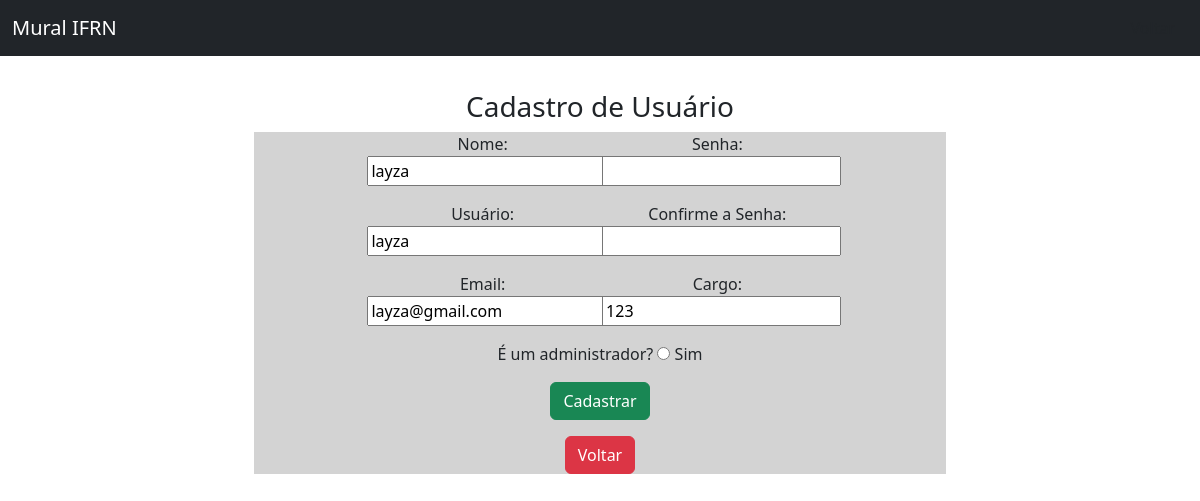
The app's page /atualizar_usuario/9 with its own data.
### core/models.py (models this page shows)
class Usuario(AbstractUser):
    nome = models.CharField('nome', max_length= 100)
    cargo = models.CharField('cargo', max_length=50)

### core/views.py (the view)
# urls.py: path('atualizar_usuario/<int:id>',atualizar_usuario,name='atualizar_usuario'),
def atualizar_usuario(request, id):
    meus_usuarios = Usuario.objects.get(id=id)
    form = UsuarioForm(request.POST or None, request.FILES or None, instance = meus_usuarios)
    if form.is_valid():
         form.save()
         return redirect('listar_usuario')
    contexto = {
        "form_usuario": form
    }
    return render(request, 'cruds/usuario_cadastrar.html', contexto )

### core/forms.py
class UsuarioForm(UserCreationForm):
    class Meta:
        model = Usuario
        fields = ['username','password1','password2','email','nome','cargo']

### templates/cruds/usuario_cadastrar.html (shortened to what this page needs)
{% load static %}
{% load widget_tweaks %}
<!DOCTYPE html>
<html lang="pt-br">
<head>
    <link rel="stylesheet" type="text/css" href="{% static 'forms.css' %}" media="screen" />
    <link rel="stylesheet" type="text/css" href="{% static 'estilo.css' %}" media="screen" />
    <link rel="stylesheet" type="text/css" href="{% static 'forms.css' %}" media="screen" />
    <link href="https://cdn.jsdelivr.net/npm/bootstrap@5.2.2/dist/css/bootstrap.min.css" rel="stylesheet"
>
    </head>
<body class="centro">
    <header>
        <header>
            <nav class="navbar navbar-dark bg-dark fixed-top">
                <div class="container-fluid">
                    <a class="navbar-brand" href="{%url 'home' %}">Mural IFRN</a>
                    <a href="{% url 'home' %}" class="btn button button:hover"  type="button" data-bs-toggle="offcanvas"
                            data-bs-target="#offcanvasDarkNavbar" aria-controls="offcanvasDarkNavbar">Voltar</a>
            </nav>
        </header>
    </header>
        <h3>Cadastro de Usuário</h3>
        <div>
            <form method="POST" enctype="multipart/form-data">
                <div class="col-12 col-lg-4">
                    <p>Nome: {{ form_usuario.nome }} </p>
                    <p>Usuário: {{ form_usuario.username }} </p>
                    <p>Email: {{ form_usuario.email }} </p>
                </div>
                <div class="col-12 col-lg-4">
                    <p>Senha: {{ form_usuario.password1 }} </p>
                    <p>Confirme a Senha: {{ form_usuario.password2 }} </p>
                    <p>Cargo: {{ form_usuario.cargo }} </p>
                </div>
                <p>É um administrador? <input type="radio" name="tipo" value="admin" /> Sim<br /></p>
                <p><input type="submit" class="btn btn-success" value="Cadastrar" /></p>
                <p><a href="{% url 'home' %}" type="button" class="btn btn-danger">Voltar</a></p>
        </div>
</body>
</html>

### static/forms.css (style rules this page uses)
body { text-align: center; font-family: Arial, Helvetica, sans-serif; padding: 10px; }
form { align-items: center; }

### static/estilo.css (style rules this page uses)
body { font-family: 'Times New Roman', Times, serif; margin-top: 80px; }
.centro { text-align: center; }
.button { -webkit-transition-duration: 0.4s; transition-duration: 0.4s; }

### templates/cruds/usuario_cadastrar.html (style rules this page uses)
body { margin-top: 80px; }
div { display:inline-block; }
form { background-color: lightgrey; }
.button { -webkit-transition-duration: 0.4s; transition-duration: 0.4s; }

### records on screen
Usuario: nome "layza", username "layza", email "layza@gmail.com", cargo "123"
